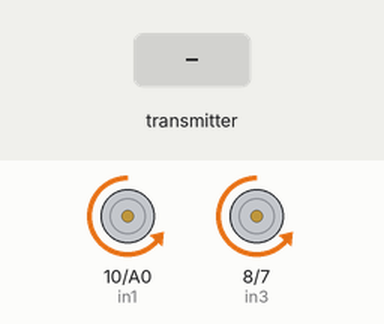
Simulated run of this sketch. Board: Arduino Uno, built with avr-gcc and run on an emulated ATmega328P. Shown: motor-driver pin pairs drawn as motors (green arrow = first pin HIGH = forward, orange = second pin HIGH = backward, longer = more drive, scaled by the enable pin). The inputs (shaded band) are chosen by the test bench. No radio packets arrive unless stated; what the sketch prints to the serial monitor is not drawn.

Above: at 1.2 s.
1.3 s: the transmitter starts sending left = 512
At 2.5 s:
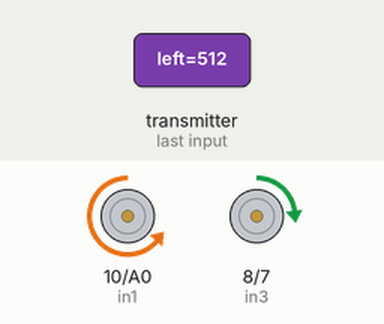
2.8 s: the transmitter starts sending right = 512
At 3.6 s:
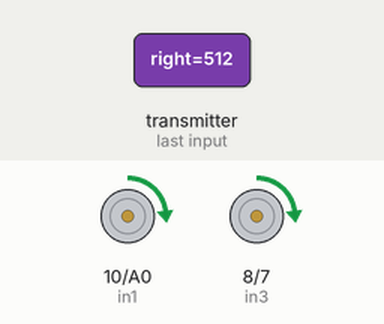
4.3 s: the transmitter starts sending left = 256
At 4.8 s:
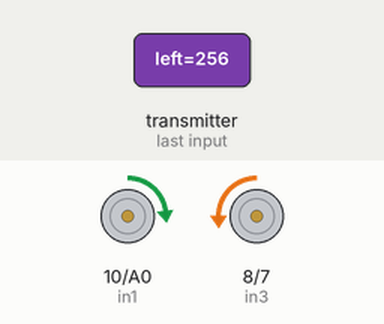
5.8 s: the transmitter starts sending right = 256
At 7.0 s:
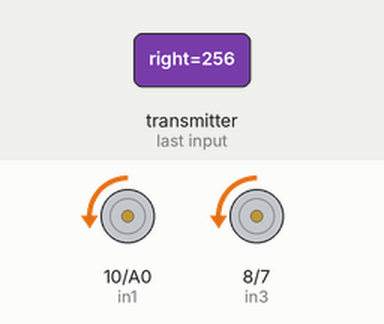
7.3 s: the transmitter starts sending left = 1023
At 8.2 s:
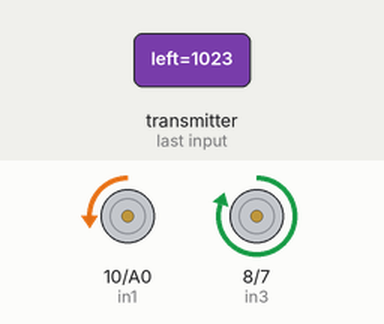
8.8 s: the transmitter starts sending right = 1023
At 9.4 s:
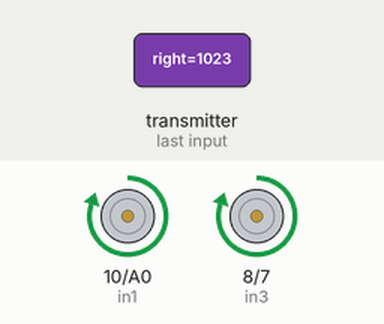
Timing chart, 0 to 11.3 s (numbered marks = the images above; inputs shaded):
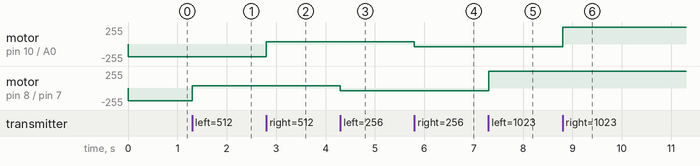

The sketch:

MouseDroid.ino
```cpp
#include "SD.h"
#define SD_ChipSelectPin 4
#include "TMRpcm.h"
#include "SPI.h"
//Include Libraries
#include <SPI.h>
#include <nRF24L01.h>
#include <RF24.h>

#define MAXSPEED 255
#define midSpeed 80
#define speedOffset 0
#define arraySize 5
#define speedOffset 15

//create an RF24 object
RF24 radio(3, 2);  // CE, CSN

//address through which two modules communicate.
const byte address[6] = "00001";

struct MyStruct {
  int left;
  int right;
};


TMRpcm tmrpcm;
unsigned long time_now = 0;
int motorL = 0;
int motorR = 0;
int valuesL[arraySize];
int valuesR[arraySize];
int dummy[arraySize] = {0, 0, 0, 0, 0};;
int counter = 0;
int leftSpeed = 0;
int rightSpeed = 0;
int idk=0;

// Motor A connections
int enA = 5;
int in1 = 10;
int in2 = A0;
// Motor B connections
int enB = 6;
int in3 = 8;
int in4 = 7;

void setup(){
  digitalWrite(9, LOW);
  //tmrpcm.speakerPin=9; //needs to be 9
  Serial.begin(115200);
  //if(!SD.begin(SD_ChipSelectPin))
  //{
  //  Serial.println("SD fail");
  //  return;
  //}
  //tmrpcm.setVolume(4);
  //tmrpcm.play("test2.wav");
  //test
  //MouseDroidSounds
  //test2
  //tmrpcm.play("MouseDroidMain.wav");
  //tmrpcm.play("test2.wav");
  Serial.println("Code start");
  //time_now = millis();


	pinMode(enA, OUTPUT);
	pinMode(enB, OUTPUT);
	pinMode(in1, OUTPUT);
	pinMode(in2, OUTPUT);
	pinMode(in3, OUTPUT);
	pinMode(in4, OUTPUT);

	// Turn off motors - Initial state
	digitalWrite(in1, LOW);
	digitalWrite(in2, LOW);
	digitalWrite(in3, LOW);
	digitalWrite(in4, LOW);


  radio.begin();
  //set the address
  radio.openReadingPipe(0, address);

  //Set module as receiver
  radio.startListening();
  motorL = 0;
  motorR = 0;
  counter = 0;
}

void loop() {

  // if(millis() > time_now + 10000){
  //   tmrpcm.play("MouseDroidMain.wav"); //2 sec
  //   time_now = millis();
  // }

  if (radio.available()){
    MyStruct myStruct;
    radio.read(&myStruct, sizeof(myStruct));
    motorL = map(myStruct.left, 0, 1024, 0, MAXSPEED);
    motorR = map(myStruct.right, 0, 1024, 0, MAXSPEED);
    //Serial.print("rightSpeed: "); Serial.println(motorR);
    //Serial.print("leftSpeed: "); Serial.println(motorL);
    //if(counter == (arraySize+1))counter=0;
    //valuesL[counter] = motorL;
    //valuesR[counter] = motorR;
    //counter++;
    //Serial.println(counter);
    leftSpeed = motorR;
    rightSpeed = motorL;
  }

  //if(counter == arraySize){
    // // for(int i=0; i<sizeof(valuesL); i++){
    // //  Serial.print("leftSpeed: "); Serial.println(valuesL[i]);Serial.println();
    // //  Serial.print("rightSpeed: "); Serial.println(valuesR[i]);Serial.println();
    // // }
    // leftSpeed = findMode(valuesL, counter);//sizeof(valuesL));
    // Serial.print("leftSpeed: "); Serial.println(leftSpeed);
    // leftSpeed = findMode(dummy, counter); //clear findMode??
    // delay(500);
    // rightSpeed = findMode(valuesR, counter);//sizeof(valuesR)); //makes L show R vals
    // //Serial.print("leftSpeed: "); Serial.println(leftSpeed);
    // Serial.print("rightSpeed: "); Serial.println(rightSpeed);
    // Serial.println();
    // rightSpeed = findMode(dummy, counter); //clear findMode??
  //}


//leftSpeed is the new absolute value to use
//left
  if(leftSpeed >= 75 && leftSpeed <= 115){ //stopped
    analogWrite(enA, 0);
    digitalWrite(in1, LOW);
    digitalWrite(in2, LOW);
    Serial.println("stopL");
  }
  else if(leftSpeed < 75){ //rev left
    analogWrite(enA, map(leftSpeed, 75, 0, speedOffset, (MAXSPEED*.75)));
    digitalWrite(in1, LOW);
    digitalWrite(in2, HIGH);
    Serial.print("revL: "); Serial.println(map(leftSpeed, 75, 0, speedOffset, (MAXSPEED*.75)));
  }
  else if(leftSpeed > 115){ //fwd left
    analogWrite(enA, map(leftSpeed, 115, MAXSPEED, speedOffset, MAXSPEED));
    digitalWrite(in1, HIGH);
    digitalWrite(in2, LOW);
    Serial.print("fwdL: "); Serial.println(map(leftSpeed, 115, MAXSPEED, speedOffset, MAXSPEED));
  }

//right
  if(rightSpeed >= 75 && rightSpeed <= 115){ //stopped
    analogWrite(enB, 0);
    digitalWrite(in3, LOW);
    digitalWrite(in4, LOW);
    Serial.println("stopR");
  }
  else if(rightSpeed < 75){ //rev left
    analogWrite(enB, map(rightSpeed, 75, 0, speedOffset, (MAXSPEED*.75)));
    digitalWrite(in3, LOW);
    digitalWrite(in4, HIGH);
    Serial.print("revR: "); Serial.println(map(rightSpeed, 75, 0, speedOffset, (MAXSPEED*.75)));
  }
  else if(rightSpeed > 115){ //fwd left
    analogWrite(enB, map(rightSpeed, 115, MAXSPEED, speedOffset, MAXSPEED));
    digitalWrite(in3, HIGH);
    digitalWrite(in4, LOW);
    Serial.print("fwdR: "); Serial.println(map(rightSpeed, 115, MAXSPEED, speedOffset, MAXSPEED));
  }

}

int findMode(int arr[], int size) {
  int mode = 0;
  int maxCount = 0;

  for (int i = 0; i < size; i++) {
    int count = 0;

    for (int j = 0; j < size; j++) {
      if (arr[j] == arr[i]) {
        count++;
      }
    }

    if (count > maxCount) {
      maxCount = count;
      mode = arr[i];
    }
  }

  return mode;
}
```

Measured:
- after the input at 1.3 s, motor on pin 8 (in3) / pin 7 (in4): backward 191/255 → forward 35/255 at once
- after the input at 2.8 s, motor on pin 10 (in1) / A0 (in2): backward 191/255 → forward 35/255 at once
- after the input at 4.3 s, motor on pin 8 (in3) / pin 7 (in4): forward 35/255 → backward 43/255 at once
- after the input at 5.8 s, motor on pin 10 (in1) / A0 (in2): forward 35/255 → backward 43/255 at once
- after the input at 7.3 s, motor on pin 8 (in3) / pin 7 (in4): backward 43/255 → forward 253/255 at once
- after the input at 8.8 s, motor on pin 10 (in1) / A0 (in2): backward 43/255 → forward 253/255 at once
